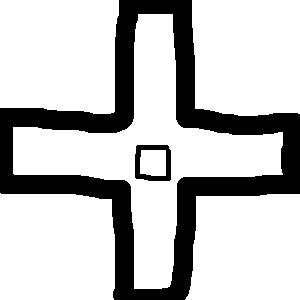
#> input picture Roboteam/OpenCV/Exemplos/Exemplos - Python/teste2.png, 300 x 300 px
$ python Centroids.py   (older library calls are emulated)
#> lines starting #> are read from the running program, lines starting #| are printed output that depends on the picture; after the words box and inside, x2 and y2 are one past the last pixel; in counts of white or black regions, pixels touching at a corner belong together
import cv2
import numpy as np
def Centroids(image):
    """
    Function made for drawing the contours and showing the centroids in a image.
    Parameters:
    image The image you want to verify the contours.
    """
#> called with image = 'teste2.png'
    #Reading image
    img = cv2.imread(image)
#> img is the input picture: shape (300, 300, 3); 76.9% white; 2 black regions, box (x1, y1, x2, y2) and area: (0, 0, 300, 300) 20227, (135, 145, 171, 181) 600
    #Treating image
    imgray = cv2.cvtColor(img, cv2.COLOR_BGR2GRAY)
#> imgray: shape (300, 300); 76.9% white; 2 black regions
    ret, thresh = cv2.threshold(imgray, 150, 255, 0)
    cv2.imshow('imgthresh', thresh)
    cv2.waitKey(0)
    #Finding contours
    _, contours, hierarchy = cv2.findContours(thresh, cv2.RETR_TREE, cv2.CHAIN_APPROX_SIMPLE)
#> contours = 7 contours; box (x1, y1, x2, y2) and area: (13, 14, 283, 289) 21319, (0, 0, 119, 114) 12559, (192, 0, 300, 116) 11814, (0, 193, 115, 300) 11742, (185, 194, 300, 300) 10950, (134, 144, 172, 182) 1318, (140, 150, 166, 176) 602

    M = []
    C = []
    P = []

    index = 0
    for c in contours:
        # Moments os the contours are in hierarchy variable
        M.append(cv2.moments(c))

        # Centroid of all contours
        P.append(cv2.arcLength(c,True))
        C.append([int(M[index]['m10']/M[index]['m00']), int(M[index]['m01']/M[index]['m00'])])
        #Drawing centroid of the contours
        img = cv2.circle(img, tuple(C[index]), 2, (255, 0, 0), 2)
        #Drawing contours
        cv2.drawContours(img, contours, index, (0, 255, 0), 3)
        index = index + 1
#> this loop made 7 passes
#> pass 2, in Centroids, `img = cv2.circle(img, tuple(C[index]), 2, (255, 0, 0), 2)`:
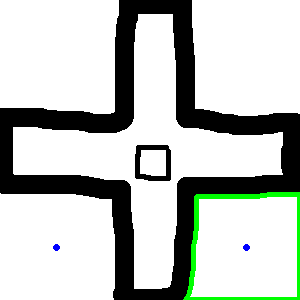
#> img: shape (300, 300, 3); mean B, G, R 192.5, 197, 192.2
#> pass 3, in Centroids, `img = cv2.circle(img, tuple(C[index]), 2, (255, 0, 0), 2)`:
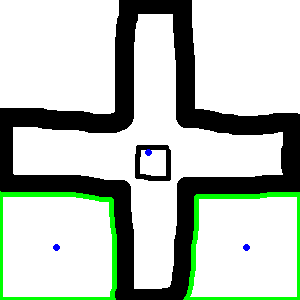
#> img: shape (300, 300, 3); 1.92% of pixels changed, all inside (x1, y1, x2, y2) = (0, 149, 152, 300)
#> after the loop:
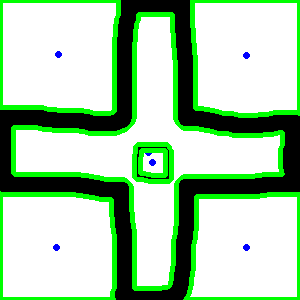
#> img: shape (300, 300, 3); 10.97% of pixels changed, all inside (x1, y1, x2, y2) = (0, 0, 300, 291)
#> after the loop, C = [[246, 247], [56, 247], [148, 152], [152, 162], [152, 162], [246, 55], [58, 54]]; M = 7 items; P = [430.4, 435, 1062.3, 140.4, 98.24, 437.8, 455]; index = 7

    index = 0
    print("The centroids are:", C)
#| The centroids are: [[246, 247], [56, 247], [148, 152], [152, 162], [152, 162], [246, 55], [58, 54]]
    cv2.imshow('Resultados', img)
    cv2.waitKey(0)

Centroids('teste2.png')
